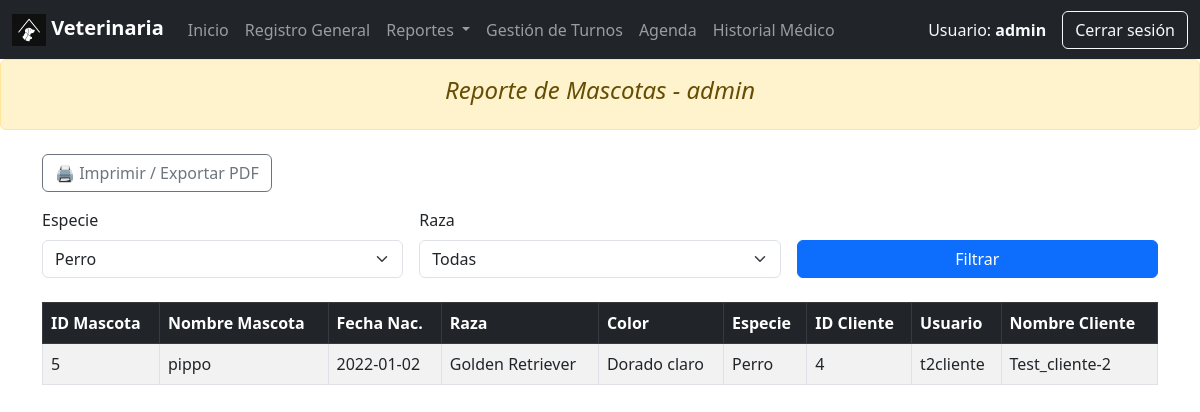
/_backup/php/admin_report_mascotas.php?especie=1 (signed in), run on an earlier commit of the app's database.
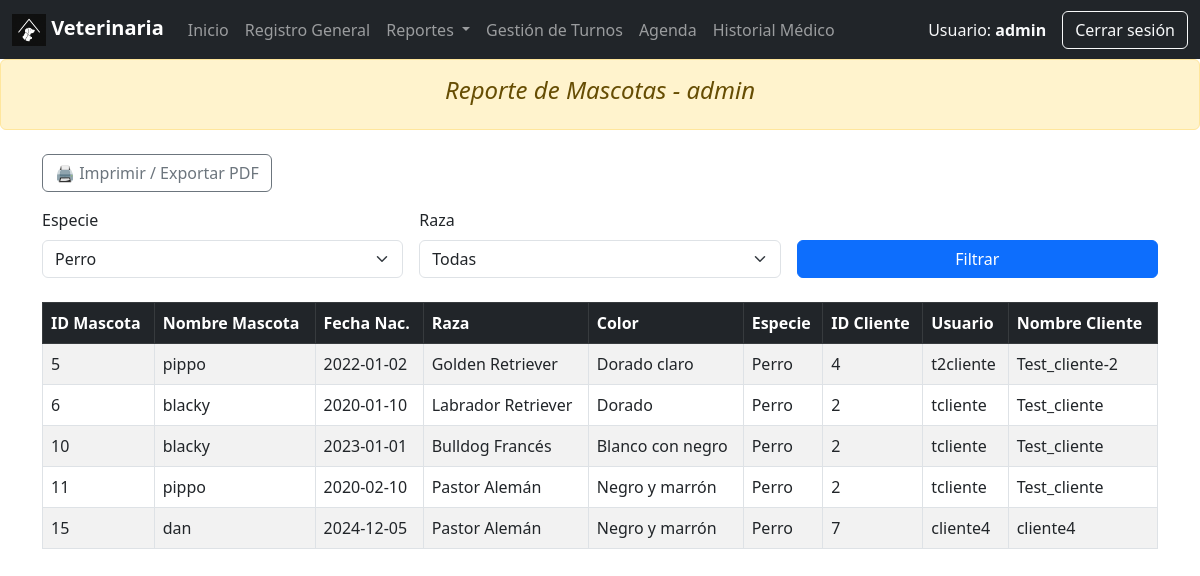
And on a later commit of the database.
### tables this page shows
CREATE TABLE `mascota` (
  `ID_Mascota` int(11) NOT NULL,
  `Nombre` varchar(50) NOT NULL,
  `Fecha_Nacimiento` date DEFAULT NULL,
  `ID_Raza` int(11) NOT NULL,
  `ID_Cliente` int(11) NOT NULL
);

CREATE TABLE `raza` (
  `ID_Raza` int(11) NOT NULL,
  `Nombre_Raza` varchar(50) NOT NULL,
  `ID_Especie` int(11) NOT NULL,
  `Color` varchar(30) DEFAULT NULL
);

CREATE TABLE `especie` (
  `ID_Especie` int(11) NOT NULL,
  `Nombre_Especie` varchar(50) NOT NULL
);

CREATE TABLE `cliente` (
  `ID_Cliente` int(11) NOT NULL,
  `Nombre` varchar(50) NOT NULL,
  `Apellido` varchar(50) NOT NULL,
  `DNI` varchar(20) NOT NULL,
  `Telefono` varchar(20) DEFAULT NULL,
  `Email` varchar(100) NOT NULL,
  `Direccion` varchar(150) DEFAULT NULL,
  `Fecha_Nacimiento` date DEFAULT NULL,
  `ID_Usuario` int(11) NOT NULL
);

CREATE TABLE `usuario` (
  `ID_Usuario` int(11) NOT NULL,
  `Nombre_Usuario` varchar(50) NOT NULL,
  `Password` varchar(255) NOT NULL,
  `ID_Rol` int(11) NOT NULL
);

### _backup/php/admin_report_mascotas.php (the view, shortened to what this page needs)
<?php
require("conexion.php");
require("inc/menu_admin.php");
$usuario = $_SESSION['usuario']['Nombre_Usuario'] ?? 'Administrador';
$filtroEspecie = $_GET['especie'] ?? '';
$where = [];
if ($filtroEspecie !== '') {
    $where[] = "e.ID_Especie = " . intval($filtroEspecie);
}
$whereSQL = $where ? "WHERE " . implode(" AND ", $where) : '';
$query = "
SELECT
  m.ID_Mascota,
  m.Nombre AS NombreMascota,
  m.Fecha_Nacimiento AS FechaMascota,
  r.Nombre_Raza,
  r.Color,
  e.Nombre_Especie,
  c.ID_Cliente,
  u.Nombre_Usuario AS Usuario,
  c.Nombre AS NombreCliente
FROM Mascota m
JOIN Raza r     ON m.ID_Raza    = r.ID_Raza
JOIN Especie e  ON r.ID_Especie = e.ID_Especie
JOIN Cliente c  ON m.ID_Cliente = c.ID_Cliente
JOIN Usuario u  ON c.ID_Usuario = u.ID_Usuario
{$whereSQL}
ORDER BY m.ID_Mascota";
$resultado = $conexion->query($query);
$especies = $conexion->query("SELECT ID_Especie, Nombre_Especie FROM Especie")->fetch_all(MYSQLI_ASSOC);
?>
<!DOCTYPE html>
<html lang="es">
<head>
  <link href="https://cdn.jsdelivr.net/npm/bootstrap@5.3.0/dist/css/bootstrap.min.css" rel="stylesheet">
</head>
<body>
  <div class="alert alert-warning text-center fst-italic" role="alert">
    <h4>Reporte de Mascotas - <?= htmlspecialchars($usuario) ?></h4>
  </div>
  <div class="container mt-4">
    <div class="mb-3">
      <button onclick="imprimirReporte()" class="btn btn-outline-secondary">🖨️ Imprimir / Exportar PDF</button>
    </div>
    <form method="get" class="row g-3 mb-4">
      <div class="col-md-4">
        <label class="form-label">Especie</label>
        <select name="especie" class="form-select">
          <?php foreach ($especies as $e): ?>
            <option value="<?= $e['ID_Especie'] ?>" <?= $filtroEspecie == $e['ID_Especie'] ? 'selected' : ''?>>
              <?= htmlspecialchars($e['Nombre_Especie']) ?>
            </option>
          <?php endforeach; ?>
        </select>
      </div>
      <div class="col-md-4">
        <label class="form-label">Raza</label>
        <select name="raza" class="form-select">
          <option value="">Todas</option>
        </select>
      </div>
      <div class="col-md-4 align-self-end">
        <button type="submit" class="btn btn-primary w-100">Filtrar</button>
      </div>
    </form>
    <table class="table table-bordered table-striped">
      <thead class="table-dark">
        <tr>
          <th>ID Mascota</th>
          <th>Nombre Mascota</th>
          <th>Fecha Nac.</th>
          <th>Raza</th>
          <th>Color</th>
          <th>Especie</th>
          <th>ID Cliente</th>
          <th>Usuario</th>
          <th>Nombre Cliente</th>
        </tr>
      </thead>
      <tbody>
        <?php while ($fila = $resultado->fetch_assoc()): ?>
        <tr>
          <td><?= $fila['ID_Mascota'] ?></td>
          <td><?= htmlspecialchars($fila['NombreMascota']) ?></td>
          <td><?= htmlspecialchars($fila['FechaMascota']) ?></td>
          <td><?= htmlspecialchars($fila['Nombre_Raza']) ?></td>
          <td><?= htmlspecialchars($fila['Color']) ?></td>
          <td><?= htmlspecialchars($fila['Nombre_Especie']) ?></td>
          <td><?= $fila['ID_Cliente'] ?></td>
          <td><?= htmlspecialchars($fila['Usuario']) ?></td>
          <td><?= htmlspecialchars($fila['NombreCliente']) ?></td>
        </tr>
        <?php endwhile; ?>
      </tbody>
    </table>
  </div>
</body>
</html>

What changed in the data, as far as the page shows it:
added mascota: ID_Mascota "6", Nombre "blacky", Fecha_Nacimiento "2020-01-10", ID_Raza.Nombre_Raza "Labrador Retriever", ID_Raza.Color "Dorado", especie.Nombre_Especie "Perro", ID_Cliente.ID_Cliente "2", usuario.Nombre_Usuario "tcliente", ID_Cliente.Nombre "Test_cliente"
added mascota: ID_Mascota "10", Nombre "blacky", Fecha_Nacimiento "2023-01-01", ID_Raza.Nombre_Raza "Bulldog Francés", ID_Raza.Color "Blanco con negro", especie.Nombre_Especie "Perro", ID_Cliente.ID_Cliente "2", usuario.Nombre_Usuario "tcliente", ID_Cliente.Nombre "Test_cliente"
added mascota: ID_Mascota "11", Nombre "pippo", Fecha_Nacimiento "2020-02-10", ID_Raza.Nombre_Raza "Pastor Alemán", ID_Raza.Color "Negro y marrón", especie.Nombre_Especie "Perro", ID_Cliente.ID_Cliente "2", usuario.Nombre_Usuario "tcliente", ID_Cliente.Nombre "Test_cliente"
added mascota: ID_Mascota "15", Nombre "dan", Fecha_Nacimiento "2024-12-05", ID_Raza.Nombre_Raza "Pastor Alemán", ID_Raza.Color "Negro y marrón", especie.Nombre_Especie "Perro", ID_Cliente.ID_Cliente "7", usuario.Nombre_Usuario "cliente4", ID_Cliente.Nombre "cliente4"
